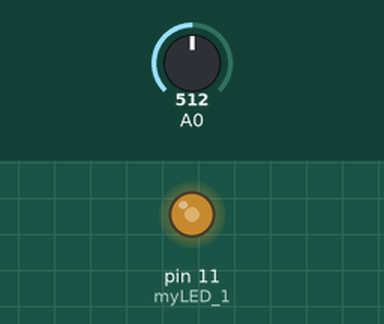
The sketch below on a simulated Arduino Uno, built with avr-gcc and run on an emulated ATmega328P. Parts: output pins drawn as LEDs (lit = HIGH). Inputs (shaded band) come from the test bench; at power-on: A0 = 512.

Above: at 1.2 s.
1.3 s: A0 set to 716
At 1.6 s:
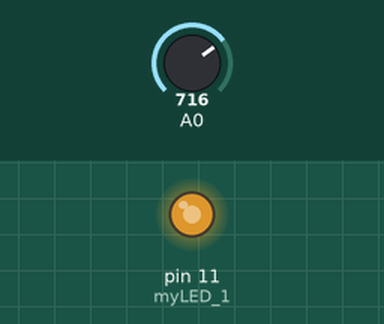
2.8 s: A0 set to 900
At 3.9 s:
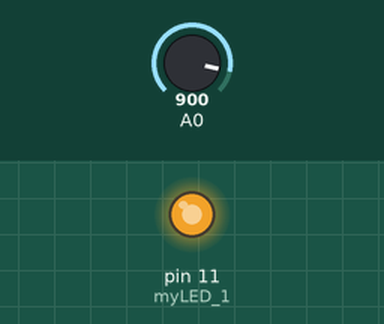
4.3 s: A0 set to 122
At 5.1 s:
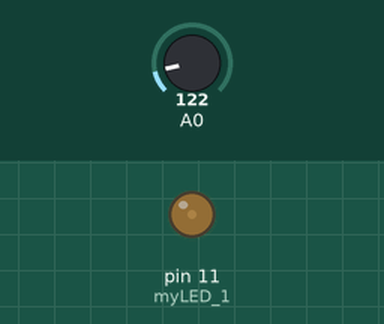
5.8 s: A0 set to 0
At 6.2 s:
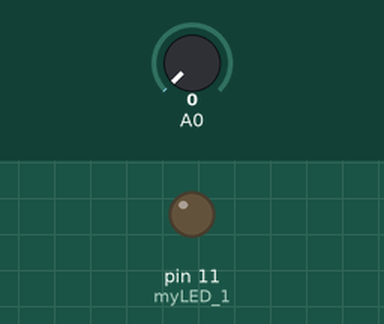
Timing chart, 0 to 8.3 s (numbered marks = the images above; inputs shaded):
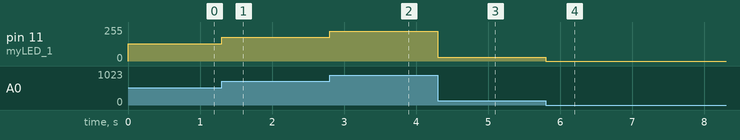

Measured:
- after the input at 1.3 s, pin 11 (myLED_1): 128/255 → 179/255 at once
- after the input at 2.8 s, pin 11 (myLED_1): 179/255 → 225/255 at once
- after the input at 4.3 s, pin 11 (myLED_1): 225/255 → 30/255 at once
- after the input at 5.8 s, pin 11 (myLED_1): 30/255 → 0/255 at once

The sketch:

sketch_nov08d.ino
```cpp
#define myLED_1 11
int n;
void setup() {
  pinMode(myLED_1, OUTPUT);

}

void loop() {
  n=analogRead(0);
  analogWrite(myLED_1,n/4);
}
```
